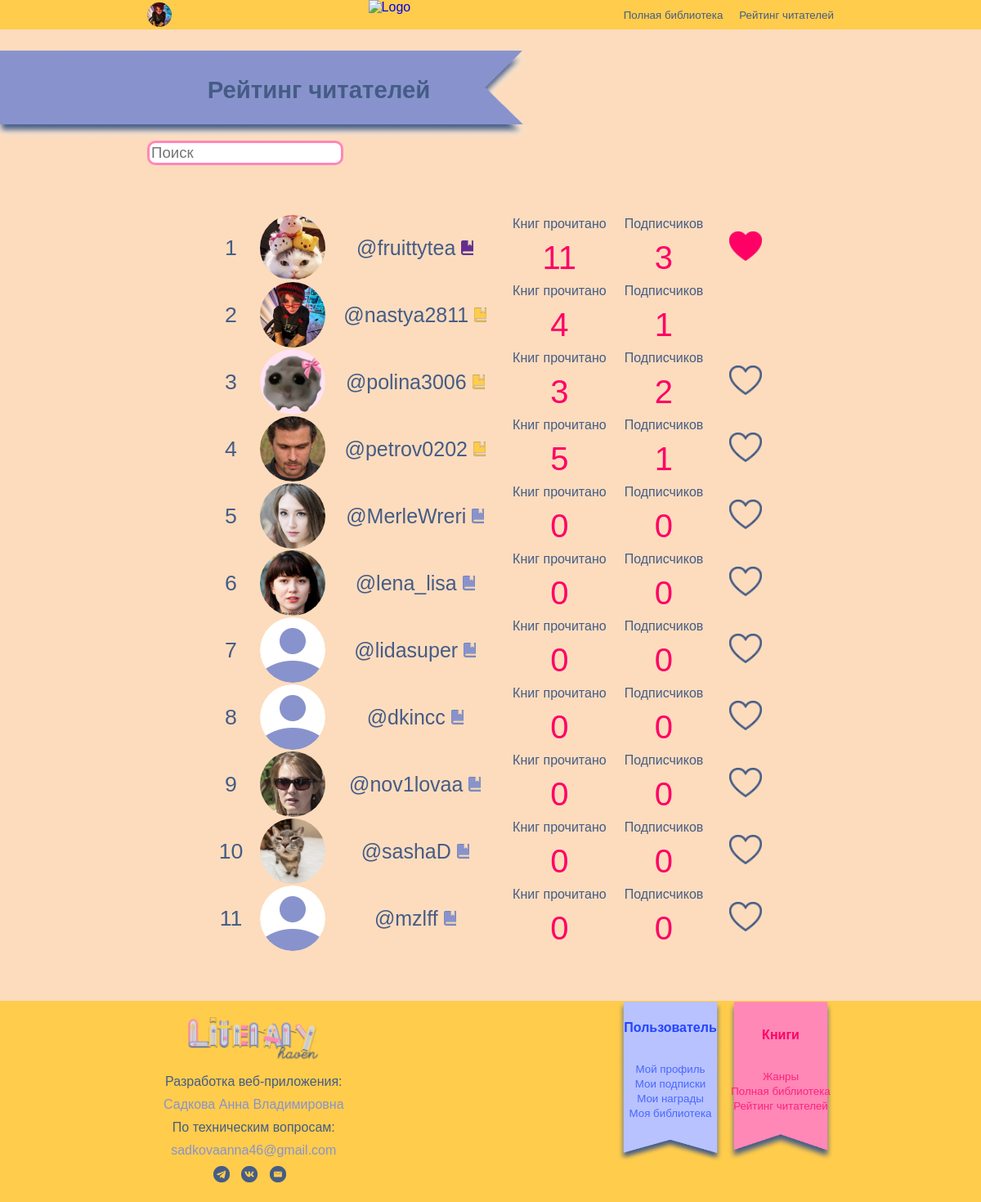
The page /readers.php?acc=4 on the database its author committed.
### tables this page shows
CREATE TABLE `user` (
  `UserId` int(11) NOT NULL AUTO_INCREMENT,
  `Surname` varchar(100) NOT NULL,
  `Name` varchar(100) NOT NULL,
  `Fathername` varchar(100) DEFAULT NULL,
  `UserPhoto` varchar(100) DEFAULT NULL,
  `Nickname` varchar(50) DEFAULT NULL,
  `Phone` varchar(18) NOT NULL,
  `Password` varchar(10) NOT NULL,
  `Email` varchar(70) NOT NULL,
  `Scores` int(11) DEFAULT NULL,
  `Role` int(11) NOT NULL,
  `Status` int(11) NOT NULL,
  `Block` bit(1) DEFAULT NULL,
  PRIMARY KEY (`UserId`),
  KEY `Role` (`Role`),
  KEY `Status` (`Status`),
  CONSTRAINT `user_ibfk_1` FOREIGN KEY (`Role`) REFERENCES `role` (`RoleId`),
  CONSTRAINT `user_ibfk_2` FOREIGN KEY (`Status`) REFERENCES `status` (`StatusId`)
);

CREATE TABLE `status` (
  `StatusId` int(11) NOT NULL AUTO_INCREMENT,
  `StatusName` varchar(100) NOT NULL,
  `Color` varchar(7) NOT NULL,
  `StatusPhoto` varchar(1000) DEFAULT NULL,
  `MinScores` int(11) DEFAULT NULL,
  `MaxScores` int(11) NOT NULL,
  PRIMARY KEY (`StatusId`)
);

### public_html/readers.php (the view, shortened to what this page needs)
<?php
if (isset($_SESSION['acc'])) {
    $acc = $_SESSION['acc'];
} elseif (isset($_GET['acc'])) {
    $acc = $_GET['acc'];
} else {
    header("Location: autorisation.php");
    exit();
}
$host="localhost";
$dbname="sadkovaann";
$password="R2UJCEw@Q";
$user="sadkovaann";
$db_connect = mysqli_connect($host, $user, $password, $dbname);
$roleCheck = "SELECT Role FROM user WHERE UserId = $acc";
$roleCheckSql = mysqli_query($db_connect, $roleCheck);
if ($roleCheckSql && mysqli_num_rows($roleCheckSql) > 0) {
    $rowRole = mysqli_fetch_assoc($roleCheckSql);
    $RoleId = $rowRole['Role'];
}
?>
<!DOCTYPE html>
<html lang="ru">
<head>
    <link rel="stylesheet" href="style.css">
<body>
    <header>
        <div class="user-profile">
            <?php
            $q1 = "SELECT UserPhoto FROM user WHERE UserId = $acc";
            $sql1 = mysqli_query($db_connect, $q1);
            if ($sql1 && mysqli_num_rows($sql1) > 0) {
                $row = mysqli_fetch_assoc($sql1);
                $imageName = $row['UserPhoto'];
                $profimage = "Images/Profile/" . $imageName;
                echo "<a href='profile.php'>
                        <img src='$profimage' alt='Профиль' class='profile-icon'>
                    </a>";
            } else {
                echo "<a href='profile.php'>
                        <img src='Images/Profile/NoPhoto.png' alt='Профиль' class='profile-icon'>
                    </a>";
            }
            ?>
        </div>
        <div class="logo">
            <a href="index.php">
                <img src="Images/Logo/logo.png" alt="Logo">
            </a>
        </div>
        <nav>
            <ul>
                <li><a href="library.php">Полная библиотека</a></li>
                <li><a href="readers.php">Рейтинг читателей</a></li>
            </ul>
        </nav>
    </header>
    <section class="books-section" id="preferences">
        <div id="left" class="section-bookmark" style="background-image: url('Images/Navigation/BlueSection.png'); margin-top: 2%">
            <h2 class="section-title">Рейтинг читателей</h2>
        </div>
        <?php
        if($RoleId == 1){
            echo "<input type='text' name='SearchBox' id='SearchBox' placeholder='Поиск' oninput='searchReaderAdmin()'>";
        }
        else if($RoleId == 2){
            echo "<input type='text' name='SearchBox' id='SearchBox' placeholder='Поиск' oninput='searchReader()'>";
        }
        ?>
        <center>
        <table class="readers-table">
        <tbody>
                <?php
                $subscribedUsers = [];
                if (isset($_SESSION['acc'])) {
                    $currentUserId = $_SESSION['acc'];
                    $subscriptionQuery = "SELECT Blogger FROM subscription WHERE Subscriber = $currentUserId";
                    $subscriptionResult = mysqli_query($db_connect, $subscriptionQuery);
                    while ($row = mysqli_fetch_assoc($subscriptionResult)) {
                        $subscribedUsers[] = $row['Blogger'];
                    }
                }
                if($RoleId == 2)
                {
                    $q = "SELECT user.UserPhoto,
                            user.UserId,
                            user.Nickname,
                            status.StatusName,
                            status.StatusPhoto,
                            COUNT(DISTINCT readbook.ReadId) as Books,
                            COUNT(DISTINCT subscription.Subscriber) as Fans
                    FROM user
                    JOIN status ON status.StatusId = user.Status
                    LEFT JOIN readbook ON readbook.User = user.UserId
                    LEFT JOIN subscription ON subscription.Blogger = user.UserId
                    WHERE Role = 2 and Block = false
                    GROUP BY user.UserPhoto,
                            user.UserId,
                            user.Nickname,
                            status.StatusName,
                            status.StatusPhoto
                    ORDER BY user.Scores DESC;";
                }
                $sql = mysqli_query($db_connect, $q);
                if ($sql) {
                    $rank = 1;
                    while ($readersrow = mysqli_fetch_assoc($sql)) {
                        $ReaderIcon = "Images/Profile/".$readersrow['UserPhoto'];
                        $StatusIcon = "Images/Status/".$readersrow['StatusPhoto'];
                        $Nick = "@".$readersrow['Nickname'];
                        $UsId = $readersrow['UserId'];
                        $isSubscribed = in_array($readersrow['UserId'], $subscribedUsers);
                        $isCurrentUser  = $readersrow['UserId'] == $currentUserId;
                        echo "<tr>";
                        echo "<td rowspan=2 class='rank-style'>$rank</td>";
                        echo "<td rowspan=2><img src='$ReaderIcon' alt='Читатель' class='readers-profile-icon'></td>";
                        echo "<td rowspan=2 class='reader-nick-status'><p><a href='profile.php?usprofile=$UsId'>$Nick
                        <img src='$StatusIcon' alt='Статус' title='{$readersrow['StatusName']}'></a>
                        </p></td>";
                        echo "<td id='indicators-name'><p>Книг прочитано</p></td>";
                        echo "<td id='indicators-name'><p>Подписчиков</p></td>";
                        if($RoleId == 2){
                            if (!$isCurrentUser ) {
                                echo "<td rowspan=2>
                                <img src='Images/Navigation/" . ($isSubscribed ? 'Follow.png' : 'Unfollow.png') . "'
                                    alt='Подписка'
                                    class='follow-reader-button'
                                    data-user-id='" . $readersrow['UserId'] . "'
                                    onclick='SubReader(this)'>
                                </td>";
                            } else {
                                echo "<td rowspan=2></td>";
                            }
                        }
                        echo "</tr><tr>";
                        echo "<td id='num_indicators'><p>{$readersrow['Books']}</p></td>";
                        echo "<td id='num_indicators' class='q-fans'><p>{$readersrow['Fans']}</p></td>";
                        echo "</tr>";
                        $rank++;
                    }
                }
                ?>
            </tbody>
        </table>
        </center>
    </section>
    <center>
        <footer <?php if (isset($RoleId) && $RoleId == 1) echo 'style="display: flex; align-items: center; justify-content: center;"'; ?>>
            <div class="footer-content">
                <a href="#"><img src="Images/Logo/logo2.png" alt="Logo" class="footer-logo"></a>
                <p style="color:#455C86">Разработка веб-приложения:</p>
                <p>Садкова Анна Владимировна</p>
                <p style="color:#455C86">По техническим вопросам:</p>
                <a href='mailto:sadkovaanna46@gmail.com?subject=Сайт%20LiteraryHaven'><p>sadkovaanna46@gmail.com</p></a>
                <div class="social-icons">
                <a href="#"><img src="Images/Social/telegram.png" alt="Telegram"></a>
                <a href="#"><img src="Images/Social/vk.png" alt="VK"></a>
                <a href="mailto:sadkovaanna46@gmail.com?subject=Сайт%20LiteraryHaven"><img src="Images/Social/email.png" alt="Email"></a>
                </div>
            </div>
            <div class="footer-menu" <?php if (isset($RoleId) && $RoleId == 1) echo 'style="display: none;"'; ?>>
                <div class="user-menu">
                    <h3>Пользователь</h3>
                    <ul>
                        <li><a href="profile.php">Мой профиль</a></li>
                        <li><a href="subscribtion.php?mysub=1">Мои подписки</a></li>
                        <li><a href="awards.php">Мои награды</a></li>
                        <li><a href="library.php?mylib=1">Моя библиотека</a></li>
                    </ul>
                </div>
                <div class="books-menu">
                    <h3>Книги</h3>
                    <ul>
                        <li><a href="allgenres.php">Жанры</a></li>
                        <li><a href="library.php">Полная библиотека</a></li>
                        <li><a href="readers.php">Рейтинг читателей</a></li>
                    </ul>
                </div>
            </div>
        </footer>
    </center>
</body>
</html>

### rows shown on the page
user: UserPhoto (picture), Nickname "@nastya2811", Status.StatusPhoto (picture), Books "4", Fans "1"
user: UserPhoto (picture), Nickname "@fruittytea", Status.StatusPhoto (picture), shows a picture, Books "11", Fans "3"
user: UserPhoto (picture), Nickname "@polina3006", Status.StatusPhoto (picture), Books "3", Fans "2"
user: UserPhoto (picture), Nickname "@petrov0202", Status.StatusPhoto (picture), Books "5", Fans "1"
user: UserPhoto (picture), Nickname "@MerleWreri", Status.StatusPhoto (picture), Books "0", Fans "0"
user: UserPhoto (picture), Nickname "@lena_lisa", Status.StatusPhoto (picture), Books "0", Fans "0"
user: UserPhoto (placeholder picture), Nickname "@lidasuper", Status.StatusPhoto (picture), Books "0", Fans "0"
user: UserPhoto (placeholder picture), Nickname "@dkincc", Status.StatusPhoto (picture), Books "0", Fans "0"
user: UserPhoto (picture), Nickname "@nov1lovaa", Status.StatusPhoto (picture), Books "0", Fans "0"
user: UserPhoto (picture), Nickname "@sashaD", Status.StatusPhoto (picture), Books "0", Fans "0"
user: UserPhoto (placeholder picture), Nickname "@mzlff", Status.StatusPhoto (picture), Books "0", Fans "0"
